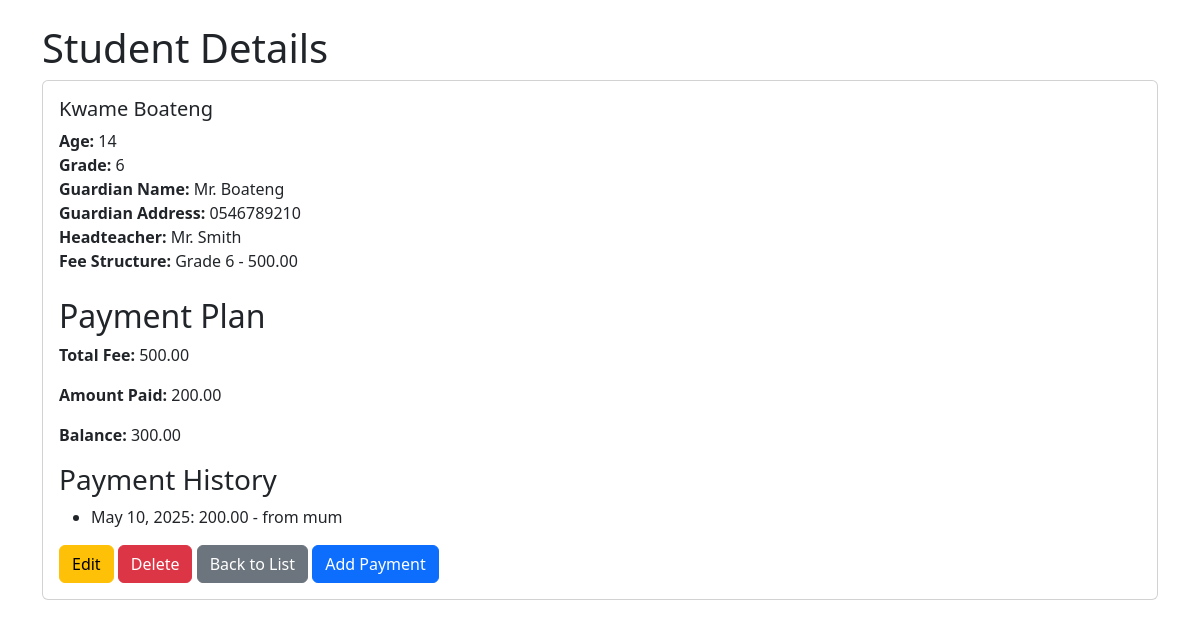
/books/19/ (signed in), run on an earlier commit of the app's database.
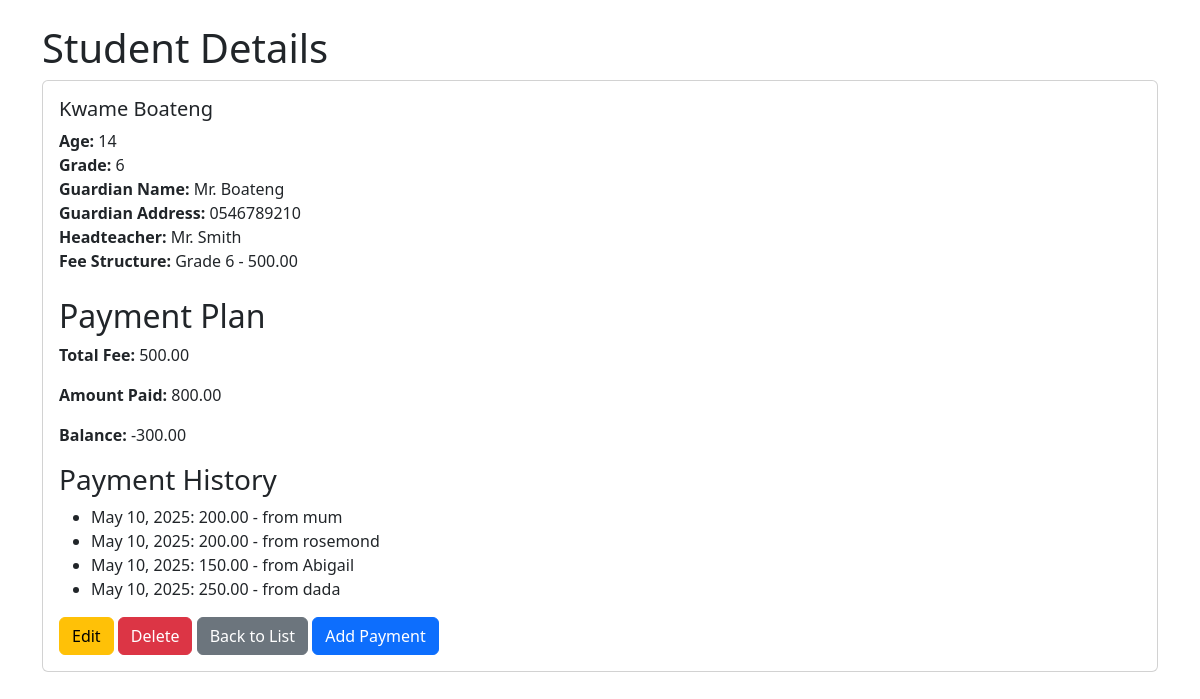
And on a later commit of the database.
### book_store/models.py (models this page shows, shortened)
class Student(models.Model):
   name = models.CharField(max_length=100)
   age = models.IntegerField()
   grade = models.IntegerField()
   guardian_name = models.CharField(max_length=100)
   guardian_address = models.TextField()
   headteacher = models.ForeignKey('HeadTeacher', on_delete=models.PROTECT, related_name='students')
   fee_structure = models.ForeignKey(FeeStructure, on_delete=models.SET_NULL, null=True, blank=True)

class PaymentPlan(models.Model):
    student = models.OneToOneField(Student, on_delete=models.CASCADE, related_name='payment_plan')
    total_fee = models.DecimalField(max_digits=10, decimal_places=2)
    amount_paid = models.DecimalField(max_digits=10, decimal_places=2, default=Decimal('0.00'))
    balance = models.DecimalField(max_digits=10, decimal_places=2, default=Decimal('0.00'))

class Payment(models.Model):
    payment_plan = models.ForeignKey(PaymentPlan, on_delete=models.CASCADE, related_name='payments')
    amount = models.DecimalField(max_digits=10, decimal_places=2)
    date = models.DateField(auto_now_add=True)
    description = models.CharField(max_length=200, blank=True)

class HeadTeacher(models.Model):
    name = models.CharField(max_length=100)
    qualification = models.CharField(max_length=100)
    date_appointed = models.DateField()
    def __str__(self):
        return self.name

class FeeStructure(models.Model):
    grade = models.IntegerField(unique=True)
    amount = models.DecimalField(max_digits=10, decimal_places=2)
    description = models.CharField(max_length=200, blank=True)
    effective_from = models.DateField()
    active = models.BooleanField(default=True)

### book_store/views.py (the view)
# urls.py: path('<int:pk>/', StudentDetailView.as_view(), name='student_detail'),
class StudentDetailView(LoginRequiredMixin, DetailView):
    model = Student
    template_name = 'students/student_detail.html'
    context_object_name = 'student'

### book_store/templates/students/student_detail.html (shortened to what this page needs)
<!DOCTYPE html>
<html lang="en">
<head>
 <link href="https://cdn.jsdelivr.net/npm/bootstrap@5.3.0/dist/css/bootstrap.min.css" rel="stylesheet">
</head>
<body>
 <div class="container mt-4">
  <h1>Student Details</h1>
  <div class="card">
   <div class="card-body">
    <h5 class="card-title">{{ student.name }}</h5>
    <p class="card-text">
     <strong>Age:</strong> {{ student.age }}<br>
     <strong>Grade:</strong> {{ student.grade }}<br>
     <strong>Guardian Name:</strong> {{ student.guardian_name }}<br>
     <strong>Guardian Address:</strong> {{ student.guardian_address }}<br>
     <strong>Headteacher:</strong> {{ student.headteacher }}<br>
     <strong>Fee Structure:</strong>
     {% if student.fee_structure %}
     Grade {{ student.fee_structure.grade }} - {{ student.fee_structure.amount }}
     {% else %}
     No fee structure assigned
     {% endif %}
     <br>
    </p>
    <h2 class="mt-4">Payment Plan</h2>
    {% if student.payment_plan %}
    <p><strong>Total Fee:</strong> {{ student.payment_plan.total_fee }}</p>
    <p><strong>Amount Paid:</strong> {{ student.payment_plan.amount_paid }}</p>
    <p><strong>Balance:</strong> {{ student.payment_plan.balance }}</p>
    <h3>Payment History</h3>
    <ul>
     {% for payment in student.payment_plan.payments.all %}
     <li>{{ payment.date }}: {{ payment.amount }} - {{ payment.description }}</li>
     {% endfor %}
    </ul>
    <div class="mt-3">
     <a href="{% url 'student_update' student.pk %}" class="btn btn-warning">Edit</a>
     <a href="{% url 'student_delete' student.pk %}" class="btn btn-danger">Delete</a>
     <a href="{% url 'student_list' %}" class="btn btn-secondary">Back to List</a>
     <a href="{% url 'payment_create' student.id %}" class="btn btn-primary">Add Payment</a>
     {% else %}
     <p>No payment plan available for this student.</p>
     {% endif %}
    </div>
   </div>
  </div>
 </div>
</body>
</html>

What changed in the data, as far as the page shows it:
changed through a linked row, Student "Kwame Boateng": payment_plan.amount_paid "200.00" → "800.00"; payment_plan.balance "300.00" → "-300.00"
added Payment: date "May 10, 2025", amount "200.00", description "from rosemond"
added Payment: date "May 10, 2025", amount "150.00", description "from Abigail"
added Payment: date "May 10, 2025", amount "250.00", description "from dada"
